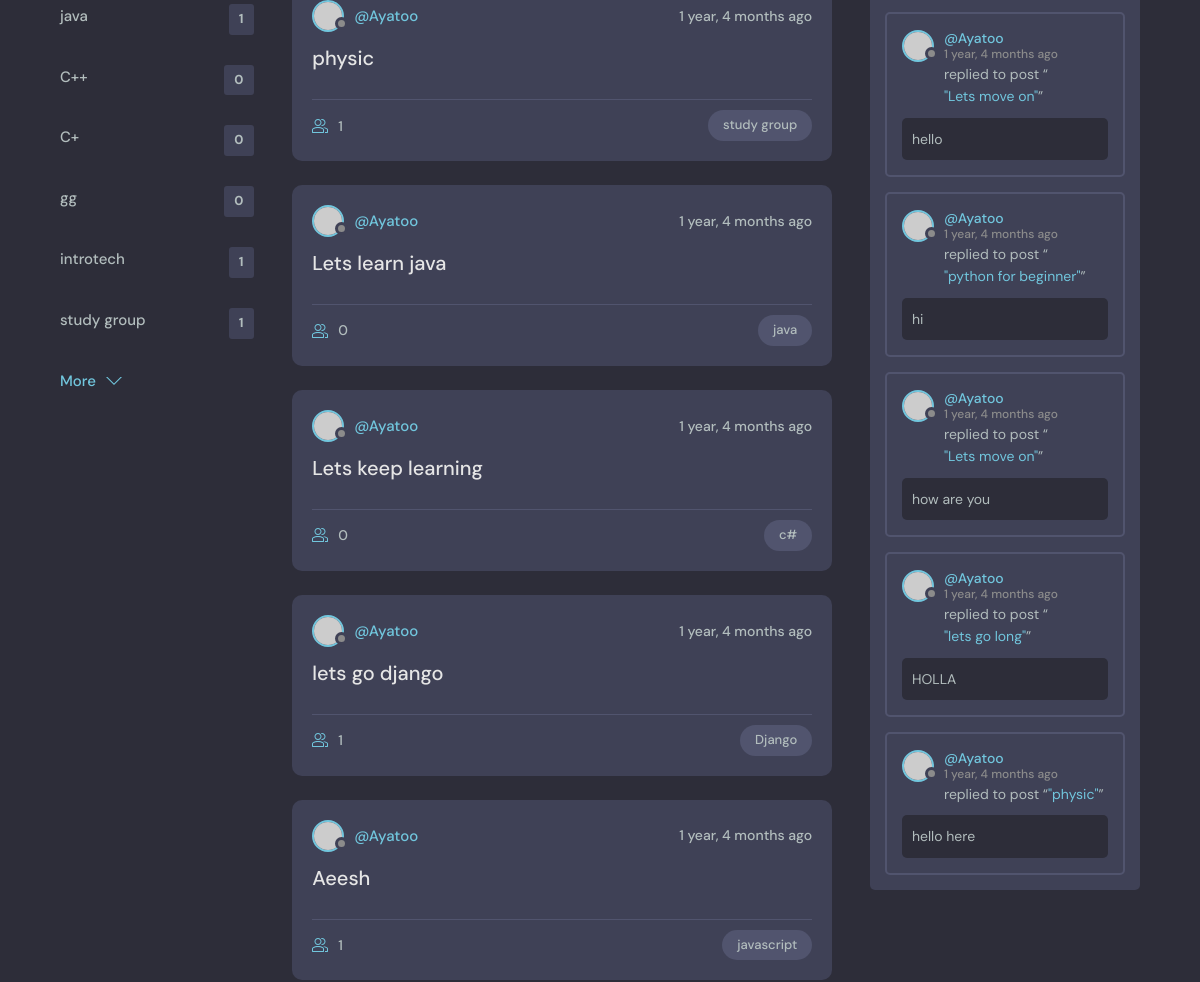
Before: /user-profile/1/ (middle part) with the older database file.
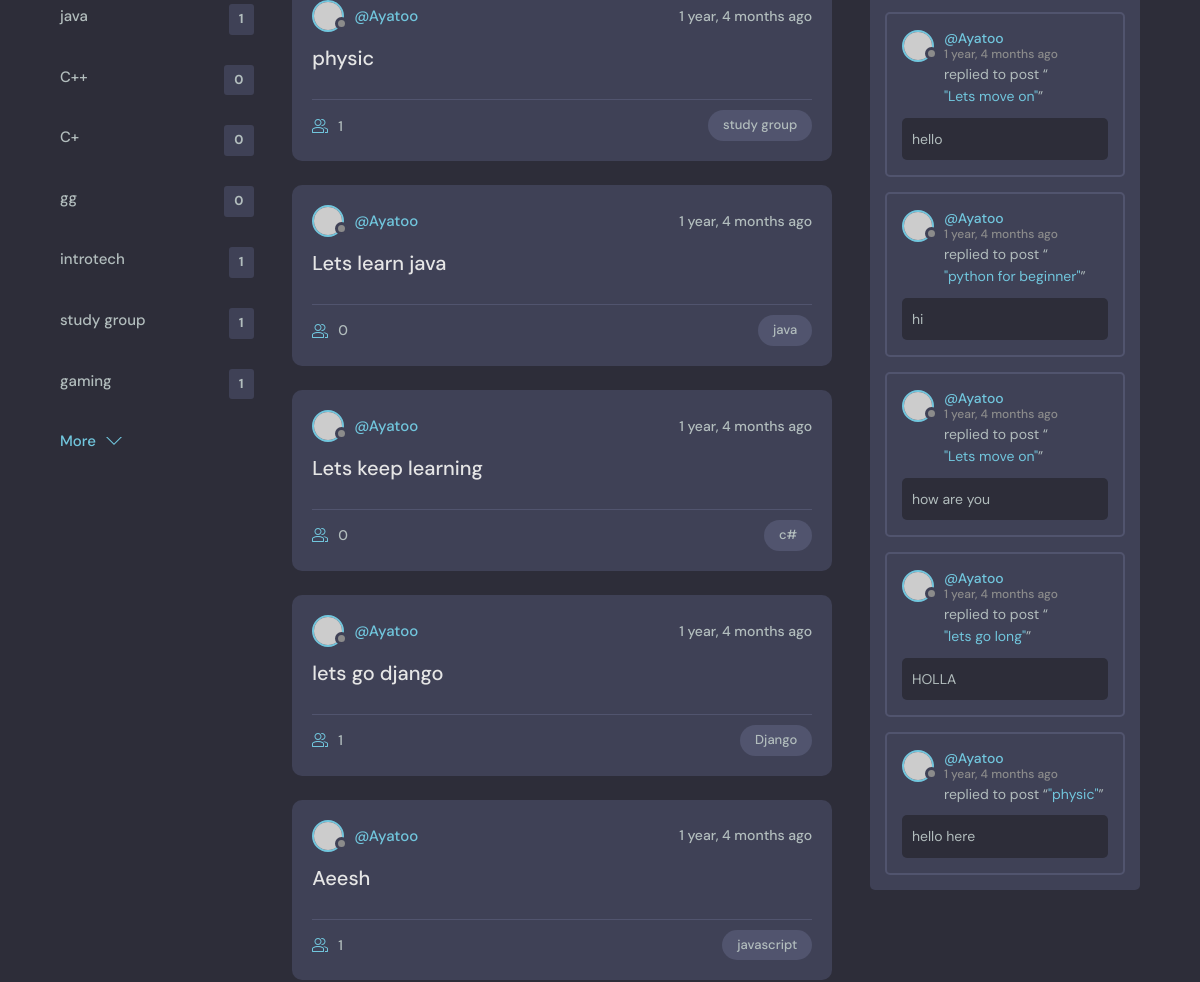
After: the same page with the newer database file.
### base/models.py (models this page shows, shortened)
class Topic(models.Model):
    name = models.CharField(max_length=200)
    def __str__(self):
        return self.name

class Room(models.Model):
    host = models.ForeignKey(User, on_delete=models.SET_NULL, null=True)
    participants = models.ManyToManyField(User, related_name='participants', blank=True)
    topic = models.ForeignKey(Topic, on_delete=models.SET_NULL, null=True)
    question = models.TextField(null=True, blank=True)
    answer = models.CharField(max_length=255, null=True, blank=True, default=' ')
    name = models.CharField(max_length=200)
    description = models.TextField(null=True, blank=True)
    updated = models.DateTimeField(auto_now=True)
    created = models.DateTimeField(auto_now_add=True)
    slug = models.SlugField(blank=True)
    class Meta:
        ordering = ["-updated", '-created']
    def __str__(self):
        return self.name

class Message(models.Model):
    user = models.ForeignKey(User, on_delete=models.CASCADE)
    room = models.ForeignKey(Room, on_delete=models.CASCADE)
    body = models.TextField(null=False)
    updated = models.DateTimeField(auto_now=True)
    created = models.DateTimeField(auto_now_add=True)
    class Meta:
        ordering = ["updated", 'created']
    def __str__(self):
        return self.body[0:50]

### base/views.py (the view)
# urls.py: path('user-profile/<str:pk>/', views.userprofile, name = "userprofile"),
def userprofile(request, pk):
    user = User.objects.get(id=pk)
    rooms = user.room_set.all()
    room_messages = user.message_set.all()
    topics = Topic.objects.all()
    context = {"user": user, 'rooms': rooms, 'room_messages': room_messages, 'topics': topics}
    return render(request, "base/user_profile.html", context)

### base/templates/base/user_profile.html (shortened to what this page needs)
{% extends 'main.html' %}
{% block content %}
  <main class="profile-page layout layout--3">
    <div class="container">
        {% include "base/topics.html" %}
      <div class="roomList">
        {% include "base/feed.html" %}
      </div>
        {% include "base/recent_activity.html" %}
    </div>
  </main>
{% endblock %}

### base/templates/base/topics.html (shortened to what this page needs)
<div class="topics">
    <ul class="topics__list">
      {% for topic in topics%}
      <li>
        <a href="{% url 'home' %}?q={{topic.name}}">{{topic.name}} <span>{{topic.room_set.all.count}}</span></a>
      </li>
      {% endfor %}
    </ul>
    <a class="btn btn--link" href="{% url 'topics' %}">
      More
      <svg version="1.1" xmlns="http://www.w3.org/2000/svg" width="32" height="32" viewBox="0 0 32 32">
        <title>chevron-down</title>
        <path d="M16 21l-13-13h-3l16 16 16-16h-3l-13 13z"></path>
      </svg>
    </a>
  </div>

### base/templates/base/feed.html (shortened to what this page needs)
{% for room in rooms %}
<div class="roomListRoom">
    <div class="roomListRoom__header">
      <a href="{% url 'userprofile' room.host.id %}" class="roomListRoom__author">
        <div class="avatar avatar--small">
          <img src="https://randomuser.me/api/portraits/women/11.jpg" />
        </div>
        <span>@{{room.host.username}}</span>
      </a>
      <div class="roomListRoom__actions">
        <span>{{room.created|timesince}} ago</span>
      </div>
    </div>
    <div class="roomListRoom__content">
      <a href="{% url 'room' room.id %}">{{room.name}}</a>
    </div>
    <div class="roomListRoom__meta">
      <a href="{% url 'room' room.id %}" class="roomListRoom__joined">
        {{room.participants.all.count}}
      </a>
      <p class="roomListRoom__topic">{{room.topic}}</p>
    </div>
  </div>
  {% endfor %}

### base/templates/base/recent_activity.html (shortened to what this page needs)
<div class="activities">
 {% for message in room_messages %}
    <div class="activities__box">
      <div class="activities__boxHeader roomListRoom__header">
        <a href="{% url 'userprofile' message.user.id %}" class="roomListRoom__author">
          <div class="avatar avatar--small">
            <img src="https://randomuser.me/api/portraits/women/11.jpg" />
          </div>
          <p>
            @{{message.user.username}}
            <span>{{message.created|timesince}} ago</span>
          </p>
        </a>
    </div>
      <div class="activities__boxContent">
        <p>replied to post “<a href="{% url 'room' message.room.id %}">"{{message.room}}"</a>”</p>
        <div class="activities__boxRoomContent">
          {{message}}
        </div>
      </div>
    </div>
{%endfor%}
  </div>

Changed rows visible on the page:
added Topic: name "gaming", room_set.all.count "1"
